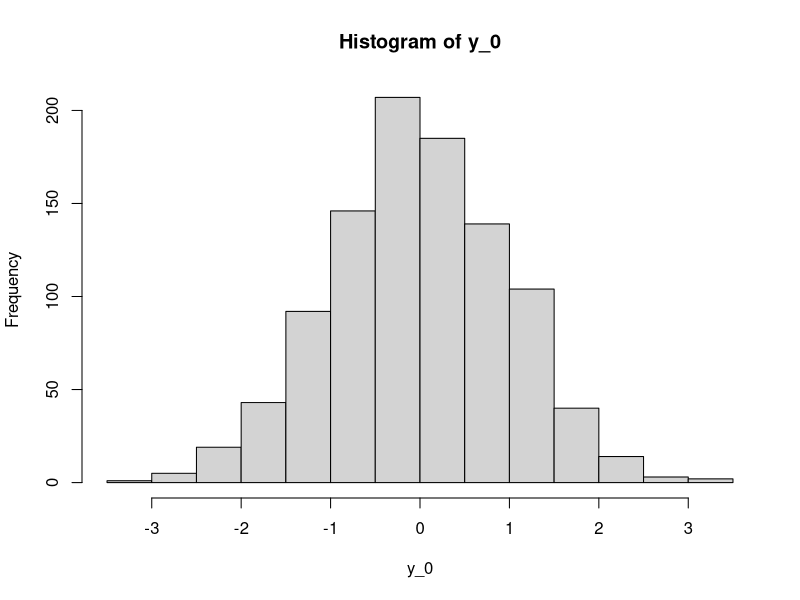
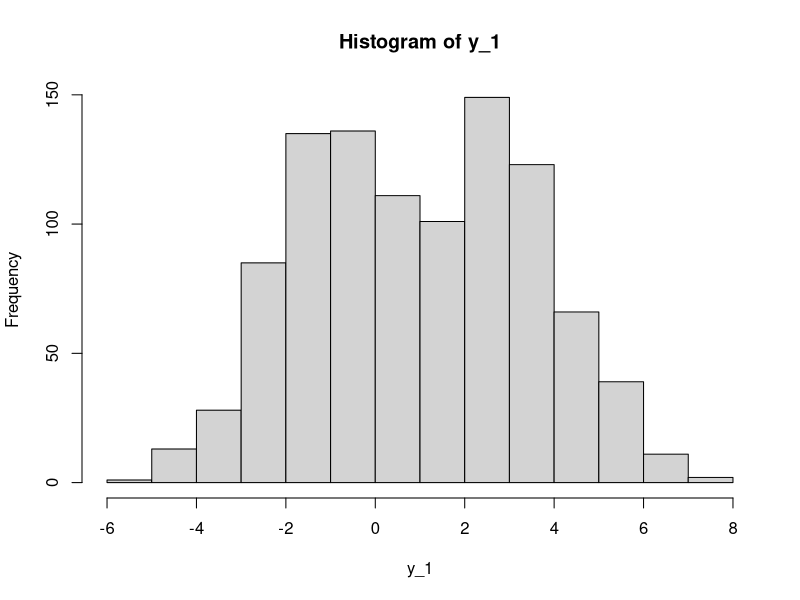
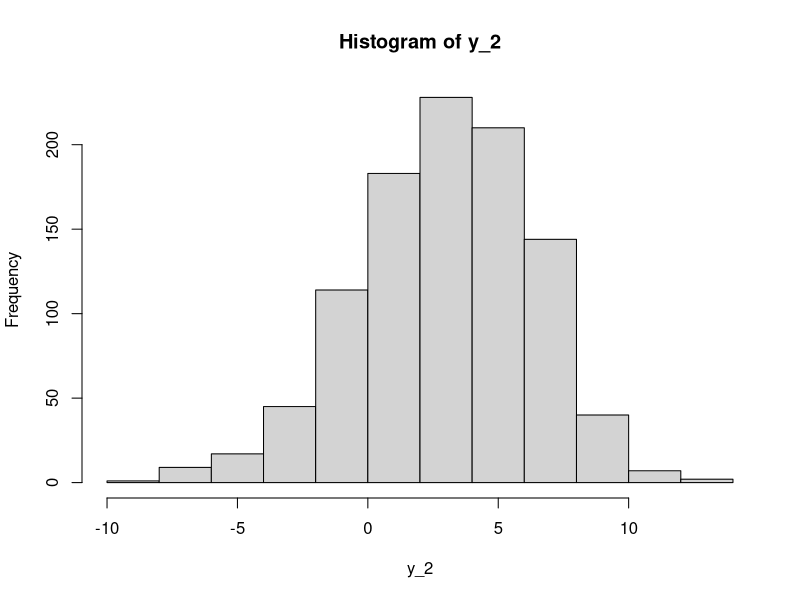

Write the R code that produced these figures, in order.
# setting seed for replicability
set.seed(123)


num_arms <- 3             #NUmber of treatments = 2
n_rows <- 1000            # number of subjects

# covariates

male <- sample(0:1, n_rows, replace = TRUE) 
age <- rnorm(n_rows, 30, 20)

# control group outome is set to normal for now. So we can just play with treatment effects
y_0 = rnorm(n_rows, 0, 1)

tau_1=c()

for (i in male) {
  if (i==1) {
    tau_1 <- c(tau_1, rnorm(1, 3, 1))
  }  else {
    tau_1 <- c(tau_1, rnorm(1, -1, 1))
  }
}

tau_2=c()

for (i in male) {
  if (i==1) {
    tau_2 <- c(tau_2, rnorm(1, 1, 3))
  }  else {
    tau_2 <- c(tau_2, rnorm(1, 5, 2))
  }
}

y_2 = y_0 + tau_2
y_1 = y_0 + tau_1

# Checking distributions
hist(y_0)
hist(y_1)
hist(y_2)

# Checking normality of 
# null hypothesis is normal
shapiro.test(y_0)
shapiro.test(y_1) #not normal
shapiro.test(y_2) #not_normal


# mann-whitney test to check between hetrogeneity
# null hypothesis is that both are same
wilcox.test(y_1, y_0) # not same
wilcox.test(y_2, y_0) # not same
wilcox.test(y_2, y_1)  # not same

# flinger test to check variance difference
fligner.test(y_1, y_0)
fligner.test(y_1, y_2)
fligner.test(y_2, y_0)


